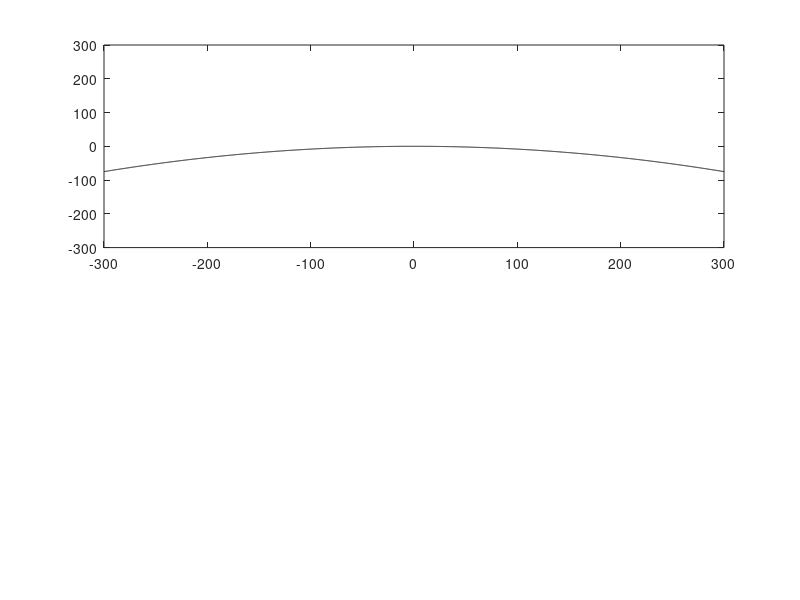

Here is the MATLAB script that generated this plot: (Note: this script raises an error after producing the figure.)
%Lecture 4/5/2016
%
%Kyle O'Connor
%
%Arc Length

home;
clear all;
clc;
x = -300:.1:300;
y = (-1/1200)*x.^2;
figure(1)
subplot(2,1,1)
plot(x,y,'k')
axis([-300 300 -300 300])
my_dy = (-1/600)*x;
my_arc = MyTrap(sqrt(1+my_dy.^2),x);
arclength = sum(my_arc);
my_area = arclength * 15;
cost = my_area * 4.5;
%symb
y_sym = sym('(-1/1200)*x^2');
subplot(2,1,2)
ezplot(y_sym,[-300 300])
axis([-300 300 -300 300])
dy_sym = diff(y_sym,'x');
sym_arc_length = int(sqrt(1 + (dy_sym^2)),'x',-300,300);
sy_arc_length = double(sym_arc_length);